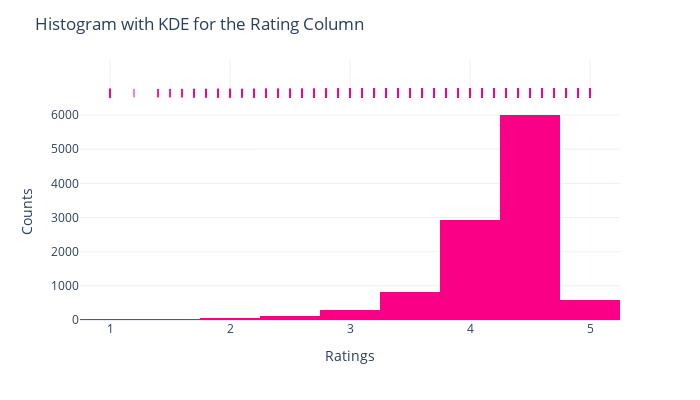

Source (notebook cell):
### Markdown cell above
Notice the highest Paid Applications are Finance , Lifestyle and Family

### Code cell
fig = px.histogram(data, x='Rating', nbins=20, marginal='rug', opacity=1, color_discrete_sequence=px.colors.qualitative.Alphabet_r)
fig.update_layout(
    title="Histogram with KDE for the Rating Column",
    xaxis_title="Ratings",
    yaxis_title="Counts",
    # paper_bgcolor='rgba(0,0,0,0)', 
    # plot_bgcolor='rgba(0,0,0,0)',  
    # font_color='white',
    width= 700 , height = 400           
)
fig.show()

### Figure 1 — Plotly figure (JSON) as saved in the notebook; plotly's stock layout.template omitted (floating-point values rounded to 4 significant figures; data arrays with more than 128 entries replaced by an {"elided": "..."} marker saying what was removed)
{"data": [{"alignmentgroup": "True", "bingroup": "x", "hovertemplate": "Rating=%{x}<br>count=%{y}<extra></extra>", "legendgroup": "", "marker": {"color": "#FA0087", "opacity": 1, "pattern": {"shape": ""}}, "name": "", "nbinsx": 20, "offsetgroup": "", "orientation": "v", "showlegend": false, "type": "histogram", "x": {"elided": "10829 float values"}, "xaxis": "x", "yaxis": "y"}, {"alignmentgroup": "True", "boxpoints": "all", "fillcolor": "rgba(255,255,255,0)", "hoveron": "points", "hovertemplate": "Rating=%{x}<extra></extra>", "jitter": 0, "legendgroup": "", "line": {"color": "rgba(255,255,255,0)"}, "marker": {"color": "#FA0087", "symbol": "line-ns-open"}, "name": "", "offsetgroup": "", "showlegend": false, "type": "box", "x": {"elided": "10829 float values"}, "xaxis": "x2", "yaxis": "y2"}], "layout": {"barmode": "relative", "height": 400, "legend": {"tracegroupgap": 0}, "margin": {"t": 60}, "title": {"text": "Histogram with KDE for the Rating Column"}, "width": 700, "xaxis": {"anchor": "y", "domain": [0, 1], "title": {"text": "Ratings"}}, "xaxis2": {"anchor": "y2", "domain": [0, 1], "matches": "x", "showgrid": true, "showticklabels": false}, "yaxis": {"anchor": "x", "domain": [0, 0.8316], "title": {"text": "Counts"}}, "yaxis2": {"anchor": "x2", "domain": [0.8416, 1], "matches": "y2", "showgrid": false, "showline": false, "showticklabels": false, "ticks": ""}}}
